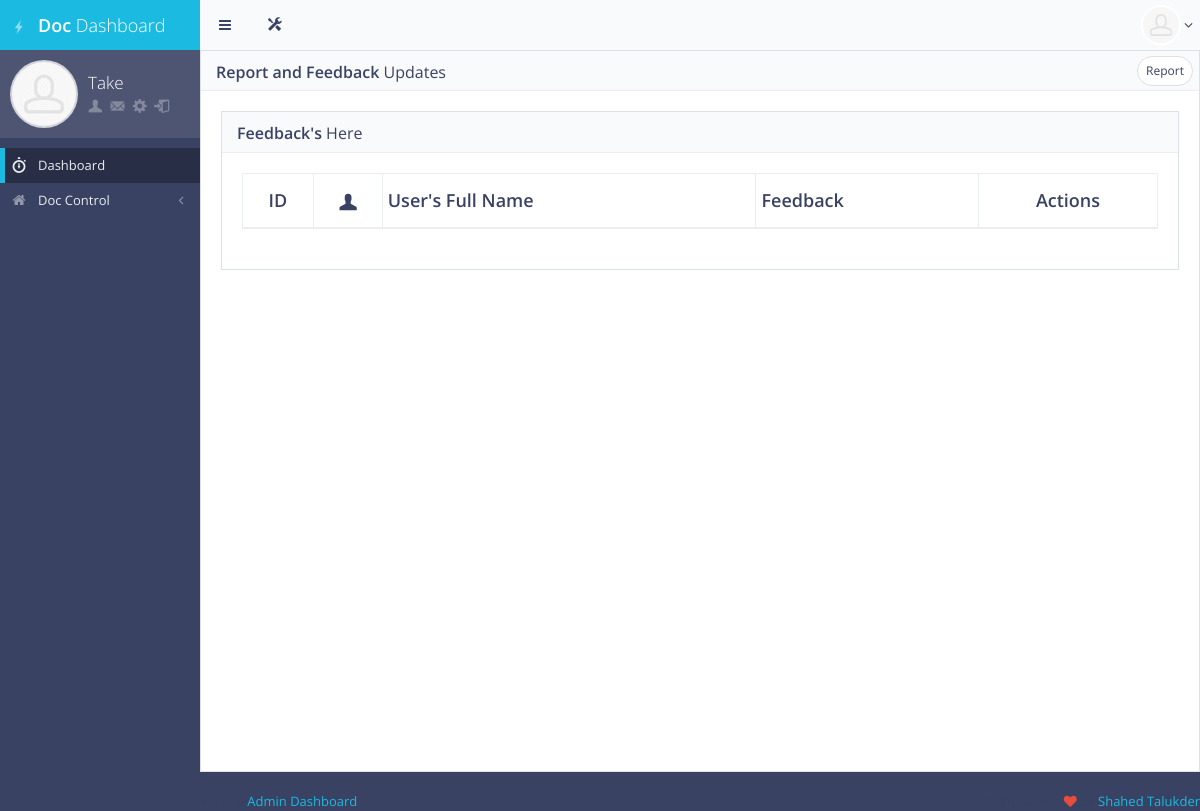
The page /reports_and_feedbacks/ (signed in) on the database as committed earlier.
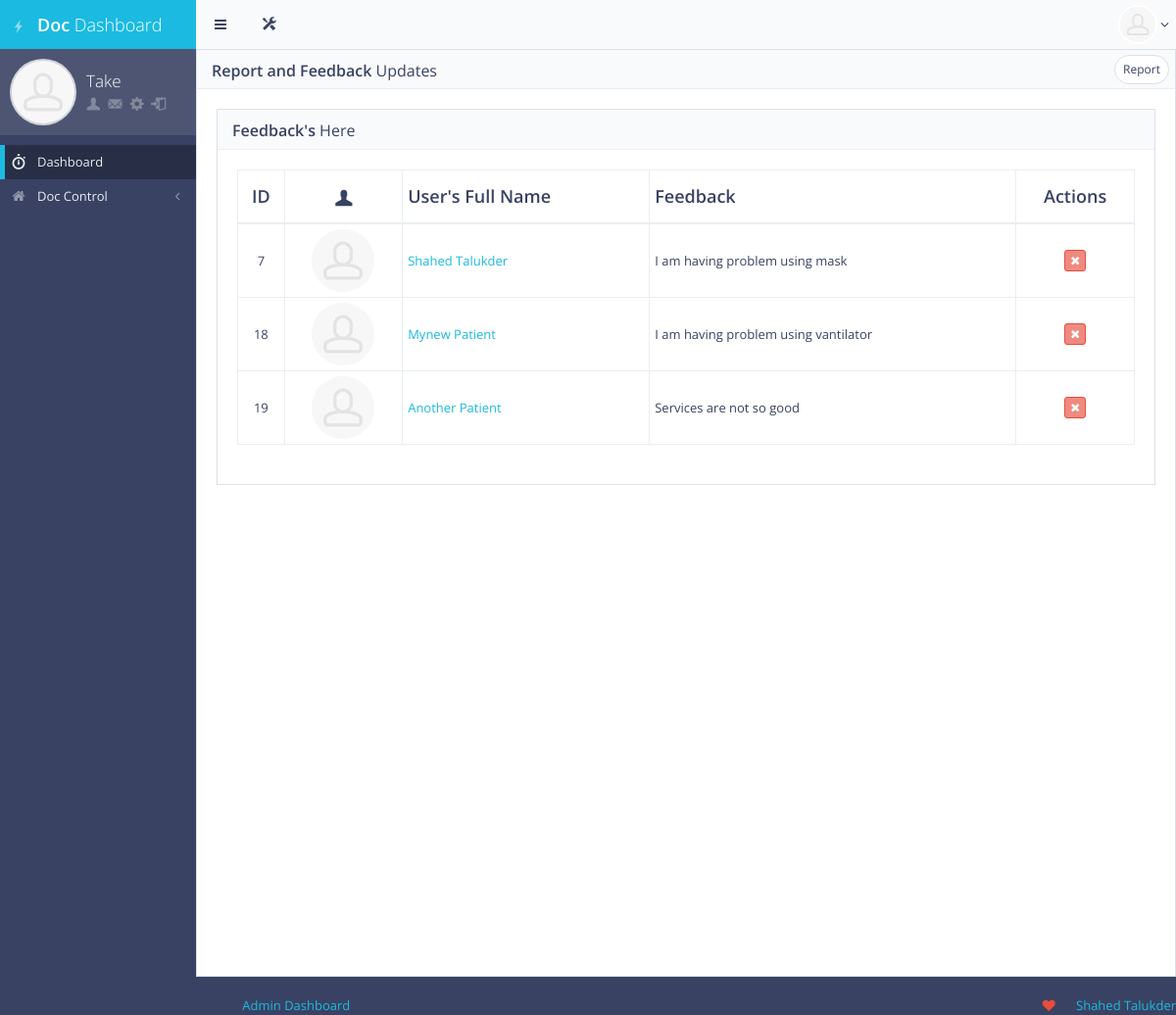
The same page on the database as committed later.
### main/models.py (models this page shows, shortened)
class User(AbstractUser):
    is_patient = models.BooleanField(default=False)
    is_doctor = models.BooleanField(default=False)
    is_nurse = models.BooleanField(default=False)
    is_assistant = models.BooleanField(default=False)
    is_admin = models.BooleanField(default=False)
    is_registered = models.BooleanField(default=False)

class Feedback(models.Model):
    patient = models.OneToOneField(Patient, on_delete=models.CASCADE, primary_key=True)
    feedback = models.CharField(max_length=120, blank=True, null=True)
    class Meta:
        db_table = "feedback_section"

class Patient(models.Model):
    user = models.OneToOneField(User,on_delete=models.CASCADE,primary_key=True,related_name='user')
    full_name = models.CharField(max_length=50, blank=True, null=True)
    address = models.CharField(max_length=500, blank=True, null=True)
    age = models.CharField(max_length=50, blank=True, null=True)
    phone_no = models.CharField(max_length=50, blank=True, null=True)
    released = models.BooleanField(default=False)
    class Meta:
        db_table = "patient_info"

### frontend/views.py (the view)
# urls.py: path('reports_and_feedbacks/', views.report_feedback, name="report_feedback"),
def report_feedback(request):
    if request.user.is_authenticated and request.user.is_superuser or request.user.is_doctor:
        feed = Feedback.objects.all()
        report = ReportProblem.objects.all()
        context = {"feed":feed, "report":report}
        return render(request, 'front/reports.html',context)
    else:
        return redirect('/')

### frontend/templates/front/reports.html (shortened to what this page needs)
{%extends 'front/base.html'%}
{%load static%}
{%block main_content%}
<div class="row">
    <div class="col-md-12">
        <div class="block">
            <div class="another">
                <div class="block-title">
                    <div class="block-options pull-right">
                        <a href="javascript:void(0)" class="btn btn-alt btn-sm btn-default toggle-bordered enable-tooltip" data-toggle="button" title="" data-original-title="Toggles .form-bordered class">Report</a>
                    </div>
                    <h2><strong>Report and Feedback</strong> Updates</h2>
                </div>
                <div class="block full">
                    <div class="block-title">
                        <h2><strong>Feedback's</strong> Here</h2>
                    </div>
                    <div class="table-responsive">
                        <table id="example-datatable" class="table table-vcenter table-condensed table-bordered">
                            <thead>
                                <tr>
                                    <th class="text-center">ID</th>
                                    <th class="text-center"><i class="gi gi-user"></i></th>
                                    <th>User's Full Name</th>
                                    <th>Feedback</th>
                                    <th class="text-center">Actions</th>
                                </tr>
                            </thead>
                            <tbody>
                                {%for i in feed%}
                                <tr>
                                    <td class="text-center">{{i.patient.user.id}}</td>
                                    <td class="text-center"><img src="{%static 'front/'%}img/placeholders/avatars/avatar15.jpg" alt="avatar" class="img-circle"></td>
                                    <td><a href="javascript:void(0)">{{i.patient.full_name | title}}</a></td>
                                    <td><span class="text-center">{{i.feedback}}</span></td>
                                    <td class="text-center">
                                        <div class="btn-group">
                                            <a href="{% url 'delete_feedback' id=i.pk %}" data-toggle="tooltip" title="Delete" class="btn btn-xs btn-danger"><i class="fa fa-times"></i></a>
                                        </div>
                                    </td>
                                </tr>
                                {%endfor%}
                            </tbody>
                        </table>
                    </div>
                </div>
            </div>
        </div>
    </div>
</div>
{%endblock main_content%}

### frontend/templates/front/base.html (shortened to what this page needs)
<!DOCTYPE html> {%load static%}
<html class="no-js" lang="en">
<head>
    <link rel="stylesheet" href="{% static 'front/' %}css/bootstrap.min.css">
    <link rel="stylesheet" href="{% static 'front/' %}css/plugins.css">
    <link rel="stylesheet" href="{% static 'front/' %}css/main.css">
    <link rel="stylesheet" href="{% static 'front/' %}css/themes.css">
</head>
<body>
    <div id="page-wrapper">
        <div id="page-container" class="sidebar-partial sidebar-visible-lg sidebar-no-animations">
            <div id="sidebar">
                <div id="sidebar-scroll">
                    <div class="sidebar-content">
                        <a href="/" class="sidebar-brand">
                            {%if user.is_superuser%}
                                <i class="gi gi-flash"></i><span class="sidebar-nav-mini-hide"><strong>Admin </strong>Dashboard</span>
                            {%elif user.is_doctor%}
                                <i class="gi gi-flash"></i><span class="sidebar-nav-mini-hide"><strong>Doc </strong>Dashboard</span>
                            {%elif user.is_assistant%}
                                <i class="gi gi-flash"></i><span class="sidebar-nav-mini-hide"><strong>Assist. </strong>Dashboard</span>
                            {%endif%}
                        </a>
                        <div class="sidebar-section sidebar-user clearfix sidebar-nav-mini-hide">
                            <div class="sidebar-user-avatar">
                                <a href="page_ready_user_profile.html">
                                    <img src="{% static 'front/' %}img/placeholders/avatars/avatar2.jpg" alt="avatar">
                                </a>
                            </div>
                            <div class="sidebar-user-name">{{user.first_name | title}}</div>
                            <div class="sidebar-user-links">
                                <a href="/" data-toggle="tooltip" data-placement="bottom" title="Profile"><i class="gi gi-user"></i></a>
                                <a href="/" data-toggle="tooltip" data-placement="bottom" title="Report"><i class="gi gi-envelope"></i></a>
                                <a href="/" class="enable-tooltip" data-placement="bottom" title="Edit Profile"><i class="gi gi-cogwheel"></i></a>
                                <a href="/logout" data-toggle="tooltip" data-placement="bottom" title="Logout"><i class="gi gi-exit"></i></a>
                            </div>
                        </div>
                        <ul class="sidebar-nav">
                            <li>
                                <a href="/" class=" active"><i class="gi gi-stopwatch sidebar-nav-icon"></i><span class="sidebar-nav-mini-hide">Dashboard</span></a>
                            </li>
                            <li>
                                {%if user.is_superuser%}
                                <a href="#" class="sidebar-nav-menu"><i class="fa fa-angle-left sidebar-nav-indicator sidebar-nav-mini-hide"></i><i class="fa fa-home sidebar-nav-icon"></i><span class="sidebar-nav-mini-hide">User Control</span></a>
                                <ul>
                                    <li>
                                        <a href="/patient">Edit / Delete patient</a>
                                    </li>
                                    <li>
                                        <a href="/crudDoctor">CRUD Doctor</a>
                                    </li>
                                    <li>
                                        <a href="/crudNurse">CRUD Nurse</a>
                                    </li>
                                    <li>
                                        <a href="/crudAssistant">CRUD Assistant</a>
                                    </li>
                                    <li>
                                        <a href="/setbill">Set Bill</a>
                                    </li>
                                    <li>
                                        <a href="/control_info">Control Info</a>
                                    </li>
                                    <li>
                                        <a href="/reports_and_feedbacks">Check Feedback/Reports</a>
                                    </li>
                                </ul>
                                {%elif user.is_doctor%}
                                <a href="#" class="sidebar-nav-menu"><i class="fa fa-angle-left sidebar-nav-indicator sidebar-nav-mini-hide"></i><i class="fa fa-home sidebar-nav-icon"></i><span class="sidebar-nav-mini-hide">Doc Control</span></a>
                                {%endif%}
                            </li>
                        </ul>
                    </div>
                </div>
            </div>
            <div id="main-container">
                <header class="navbar navbar-default">
                    <ul class="nav navbar-nav-custom">
                        <li>
                            <a href="javascript:void(0)" onclick="App.sidebar('toggle-sidebar');this.blur();">
                                <i class="fa fa-bars fa-fw"></i>
                            </a>
                        </li>
                        <li class="dropdown">
                            <a href="javascript:void(0)" class="dropdown-toggle" data-toggle="dropdown">
                                <i class="gi gi-settings"></i>
                            </a>
                        </li>
                    </ul>
                    <ul class="nav navbar-nav-custom pull-right">
                        <li class="dropdown">
                            <a href="javascript:void(0)" class="dropdown-toggle" data-toggle="dropdown">
                                <img src="{% static 'front/' %}img/placeholders/avatars/avatar2.jpg" alt="avatar"> <i class="fa fa-angle-down"></i>
                            </a>
                        </li>
                    </ul>
                </header>
                {%block main_content%}{%endblock main_content%}
                <footer class="clearfix">
                    <div class="pull-right">
                        Crafted with <i class="fa fa-heart text-danger"></i> by <a href="http://facebook.com/shahed.talukder32" target="_blank">Shahed Talukder</a>
                    </div>
                    <div class="pull-left">
                        <span><script>document.write(new Date().getFullYear())</script></span> &copy; <a href="#" target="_blank">Admin Dashboard</a>
                    </div>
                </footer>
            </div>
        </div>
    </div>
</body>
</html>

### frontend/templates/front/reports.html (style rules this page uses)
.another { margin-bottom: 500px; }

Rows that differ between the two databases and show on the page:
added Feedback: patient.user.id "7", patient.full_name "Shahed Talukder", feedback "I am having problem using mask"
added Feedback: patient.user.id "18", patient.full_name "Mynew Patient", feedback "I am having problem using vantilator"
added Feedback: patient.user.id "19", patient.full_name "Another Patient", feedback "Services are not so good"
